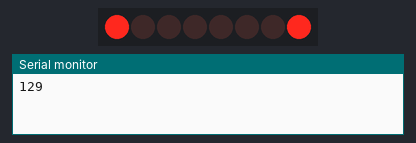
Bench run of a sketch on a simulated Arduino Uno, built with avr-gcc and run on an emulated ATmega328P. On the bench: 8 shift-register outputs drawn as a row of LEDs (first output left, lit = HIGH), the last lines printed to the serial monitor. Wiring (inferred from the names in the program): shift register (74HC595): data pin 12; shift clock pin 9; latch pin 11. Wiring (inferred from the signals the program sends): row of LEDs: on Q0, Q1, Q2, Q3, Q4, Q5, Q6, Q7.

Above: at 0.5 s.
At 2.5 s:
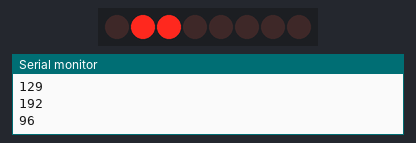
At 3.5 s:
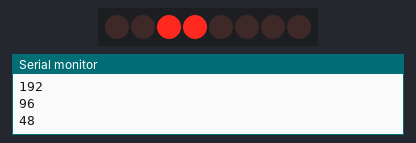
At 4.5 s:
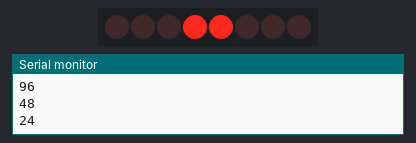
At 6.5 s:
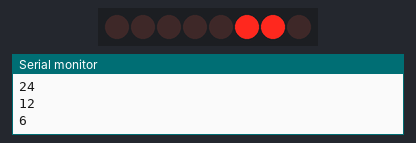
At 9.5 s:
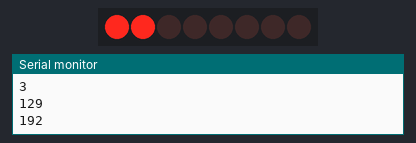
Timing chart, 0 to 10.4 s (numbered marks = the images above):
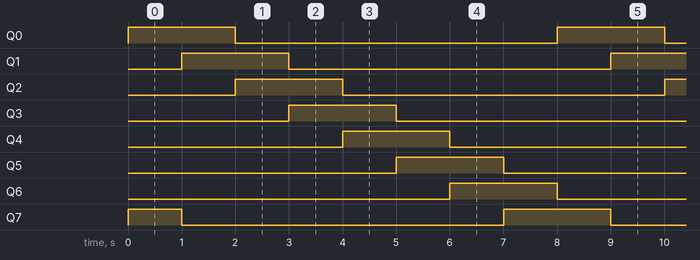

Measured:
- by itself, Q0–6: alternates HIGH for 2.0 s and LOW for 6.0 s
- by itself, Q7: repeats every 8.0 s: LOW 6.0 s, HIGH 2.0 s
- by itself, everything shown: repeats every 8.0 s, in 8 steps

The sketch:

bestCircularShift.ino
```cpp
const int latchPin = 11; // when to accept data LOW = accepting, HIGH = not accepting
const int clockPin = 9; // helps synchronize serial data to the shift register
const int dataPin = 12; // takes input

byte myByte = 0b10000001;

int dt = 1000;

void setup() {
  // put your setup code here, to run once:
  Serial.begin(9600);
  pinMode(latchPin, OUTPUT);
  pinMode(dataPin, OUTPUT);
  pinMode(clockPin, OUTPUT);

}

void loop() {
  // put your main code here, to run repeatedly:

  digitalWrite(latchPin, LOW); // ready for data
  shiftOut(dataPin, clockPin, LSBFIRST, myByte); // shift out byte of data bit by bit, clock does synchronization, least significant bit comes first, LEDs is data packet being sent.
  digitalWrite(latchPin, HIGH); // done accepting data
  Serial.println(myByte, DEC); // represent in 0s and 1s in serial monitor
  delay(dt); // lets us see the value for 1 second

  myByte = myByte * 128 + myByte/2; // seems counterintuitive but it's fine because if myByte goes over 255 it wraps around (value = value % 255)

}
```
